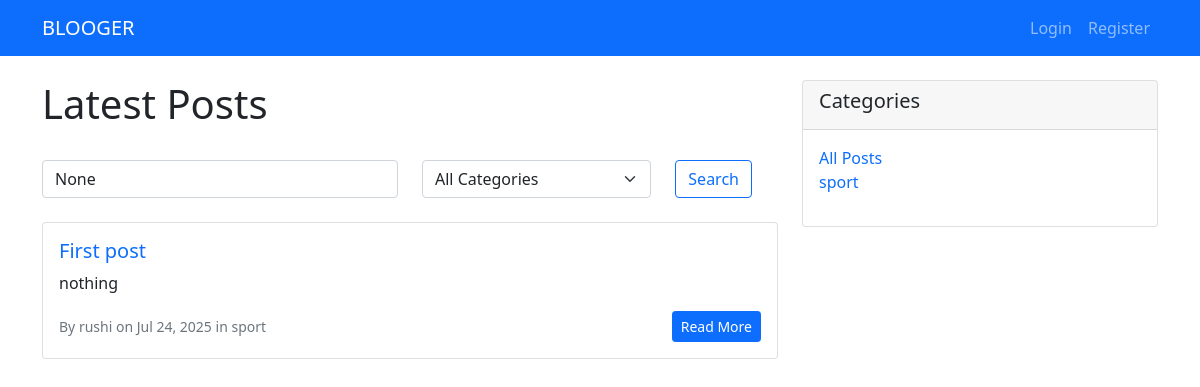
Before: / with the older database file.
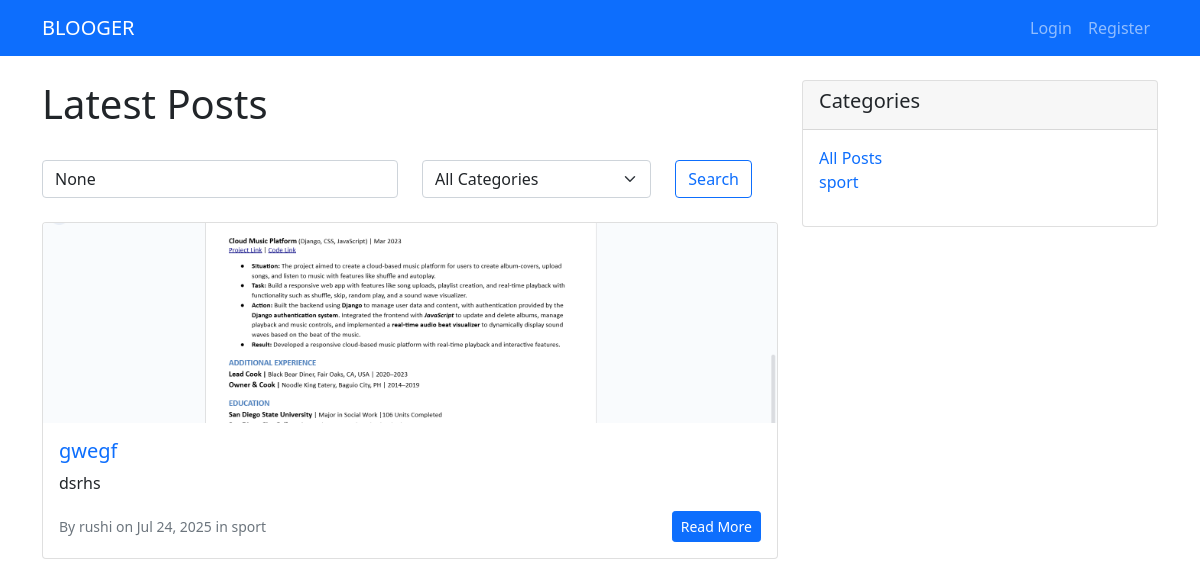
After: the same page with the newer database file.
### blog/models.py (models this page shows, shortened)
class Post(models.Model):
    STATUS_CHOICES = [
        ('draft', 'Draft'),
        ('published', 'Published'),
    ]
    title = models.CharField(max_length=200)
    slug = models.SlugField(max_length=200, unique=True)
    author = models.ForeignKey(User, on_delete=models.CASCADE, related_name='posts')
    category = models.ForeignKey(Category, on_delete=models.SET_NULL, null=True, blank=True)
    content = models.TextField()
    excerpt = models.TextField(max_length=500, blank=True)
    featured_image = models.ImageField(upload_to='posts/', blank=True, null=True)
    status = models.CharField(max_length=10, choices=STATUS_CHOICES, default='draft')
    created_at = models.DateTimeField(auto_now_add=True)
    updated_at = models.DateTimeField(auto_now=True)
    published_at = models.DateTimeField(blank=True, null=True)
    class Meta:
        ordering = ['-created_at']
        indexes = [
            models.Index(fields=['status', 'created_at']),
            models.Index(fields=['slug']),
        ]
    def get_absolute_url(self):
        return reverse('post_detail', kwargs={'slug': self.slug})

class Category(models.Model):
    name = models.CharField(max_length=100, unique=True)
    slug = models.SlugField(max_length=100, unique=True)
    description = models.TextField(blank=True)
    created_at = models.DateTimeField(auto_now_add=True)
    class Meta:
        verbose_name_plural = "Categories"
        ordering = ['name']

### blog/views.py (the view)
# urls.py: path('', views.post_list, name='post_list'),
def post_list(request):
    posts = Post.objects.filter(status='published').select_related('author', 'category')
    search_query = request.GET.get('search')
    if search_query:
        posts = posts.filter(
            Q(title__icontains=search_query) |
            Q(content__icontains=search_query) |
            Q(author__username__icontains=search_query)
        )
    author_username = request.GET.get('author')
    if author_username:
        posts = posts.filter(author__username=author_username)
    category_slug = request.GET.get('category')
    if category_slug:
        posts = posts.filter(category__slug=category_slug)
    paginator = Paginator(posts, 5)
    page_number = request.GET.get('page')
    page_obj = paginator.get_page(page_number)
    categories = Category.objects.all()
    context = {
        'page_obj': page_obj,
        'categories': categories,
        'search_query': search_query,
        'selected_category': category_slug,
        'selected_author': author_username,
    }
    return render(request, 'blog/post_list.html', context)

### templates/blog/post_list.html (shortened to what this page needs)
{% extends 'blog/base.html' %}
{% block content %}
<div class="row">
    <div class="col-md-8">
        <div class="d-flex justify-content-between align-items-center mb-4">
            <h1>Latest Posts</h1>
        </div>
        <form method="GET" class="mb-4">
            <div class="row">
                <div class="col-md-6">
                    <input type="text" name="search" class="form-control" placeholder="Search posts..." value="{{ search_query }}">
                </div>
                <div class="col-md-4">
                    <select name="category" class="form-select">
                        <option value="">All Categories</option>
                    </select>
                </div>
                <div class="col-md-2">
                    <button type="submit" class="btn btn-outline-primary">Search</button>
                </div>
            </div>
        </form>
        {% for post in page_obj %}
            <div class="card mb-4">
                {% if post.featured_image %}
                    <img src="{{ post.featured_image.url }}" class="card-img-top" style="height: 200px; object-fit: cover;">
                {% endif %}
                <div class="card-body">
                    <h5 class="card-title">
                        <a href="{{ post.get_absolute_url }}" class="text-decoration-none">{{ post.title }}</a>
                    </h5>
                    <p class="card-text">{{ post.excerpt|truncatewords:30 }}</p>
                    <div class="d-flex justify-content-between align-items-center">
                        <small class="text-muted">
                            By {{ post.author.username }} on {{ post.published_at|date:"M d, Y" }}
                            {% if post.category %}
                                in {{ post.category.name }}
                            {% endif %}
                        </small>
                        <a href="{{ post.get_absolute_url }}" class="btn btn-primary btn-sm">Read More</a>
                    </div>
                </div>
            </div>
        {% empty %}
            <p>No posts found.</p>
        {% endfor %}
    </div>
    <div class="col-md-4">
        <div class="card">
            <div class="card-header">
                <h5>Categories</h5>
            </div>
            <div class="card-body">
                <ul class="list-unstyled">
                    <li><a href="{% url 'post_list' %}" class="text-decoration-none">All Posts</a></li>
                    {% for category in categories %}
                        <li><a href="?category={{ category.slug }}" class="text-decoration-none">{{ category.name }}</a></li>
                    {% endfor %}
                </ul>
            </div>
        </div>
    </div>
</div>
{% endblock %}

### templates/blog/base.html (shortened to what this page needs)
<!DOCTYPE html>
<html lang="en">
<head>
    <link href="https://cdn.jsdelivr.net/npm/bootstrap@5.1.3/dist/css/bootstrap.min.css" rel="stylesheet">
</head>
<body>
    <nav class="navbar navbar-expand-lg navbar-dark bg-primary">
        <div class="container">
            <a class="navbar-brand" href="{% url 'post_list' %}">BLOOGER</a>
            <div class="navbar-nav ms-auto">
                {% if user.is_authenticated %}
                    <a class="nav-link" href="{% url 'post_create' %}">Create Post</a>
                    {% csrf_token %}
                    <a class="nav-link" href="{% url 'logout' %}">Logout ({{ user.username }})</a>
                {% else %}
                    <a class="nav-link" href="{% url 'login' %}">Login</a>
                    <a class="nav-link" href="{% url 'register' %}">Register</a>
                {% endif %}
            </div>
        </div>
    </nav>
    <div class="container mt-4">
        {% block content %}
        {% endblock %}
    </div>
</body>
</html>

Changed rows visible on the page:
removed Post: title "First post", excerpt "nothing", author.username "rushi", published_at "Jul 24, 2025", category.name "sport"
added Post: featured_image (picture), title "gwegf", excerpt "dsrhs", author.username "rushi", published_at "Jul 24, 2025", category.name "sport"
